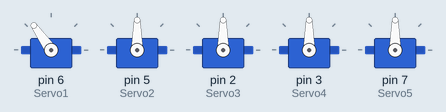
The sketch below on a simulated Arduino Uno, built with avr-gcc and run on an emulated ATmega328P. Parts: 5 × servo.

Above: at 0.05 s.
At 4.05 s:
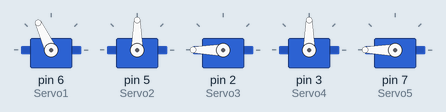
At 7.0 s:
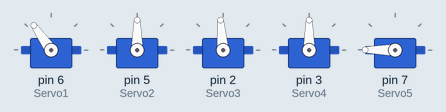
Timing chart, 0 to 9.1 s (numbered marks = the images above):
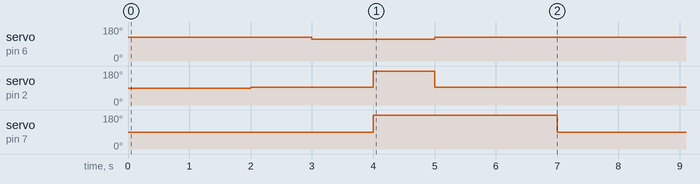

Measured:
- by itself, servo on pin 6 (Servo1): alternates 125° for 5.0 s and 115° for 2.0 s
- by itself, servo on pin 2 (Servo3): repeats every 7.0 s: 180° 1.0 s, 95° 6.0 s
- by itself, servo on pin 7 (Servo5): alternates 180° for 3.0 s and 90° for 4.0 s

The sketch:

automaticroboticarm.ino
```cpp
#include <Servo.h>
// Declare the Servo pin
//int servoPin = 3;
// Create a servo object
Servo Servo1;
Servo Servo2;
Servo Servo3;
Servo Servo4;
Servo Servo5;
void setup() {
  // We need to attach the servo to the used pin number
  Servo1.attach(6);
  Servo2.attach(5);
  Servo3.attach(2);
  Servo4.attach(3);
  Servo5.attach(7);
}
void loop() {
  // Make servo go to 0 degrees
  // Servo1.write(0);
  // delay(1000);
   Servo5.write(90);
  Servo1.write(125);
   delay(1000);
    Servo2.write(90);
   delay(1000);
    Servo3.write(95);
   delay(1000);
    //Servo4.write();
   //delay(1000);
  Servo1.write(115);
   delay(1000);
   Servo3.write(180);
   //Servo3.write(110);
   Servo5.write(180);
   delay(1000);
   Servo1.write(125);
   Servo3.write(95);
   delay(1000);
  Servo4.write(90);
   delay(1000);

 /* Servo2.write(150);
 //  delay(1000);
    Servo3.write(25);
  delay(1000);
    Servo3.write(45);*/
  // delay(1000);
 //Servo2.write(100);
   //delay(1000);
 /* Servo4.write(90);
   delay(1000);*/
// Servo5.write(0);
//   delay(1000);
//   Servo5.write(90);
//   delay(1000);
//   Servo5.write(180);
//   delay(1000);
  // Servo2.write(0);
  // delay(1000);
  //Servo1.write(90);
  //delay(1000);
 /* Servo2.write(180);
  delay(1000);
  Servo3.write(180);
  delay(1000);
  Servo4.write(180);
  delay(1000);*/
  //Servo1.write(0);
  //Servo2.write(180);
  //Servo3.write(180);
  //Servo4.write(180);
  //delay(1000);
    //Servo1.write(90);
    //delay(10000);

  //Servo3.write(90);
  //delay(1000);
  //Servo4.write(90);
  //delay(1000);
  // Make servo go to 90 degrees
 // Servo2.write(0);
  //delay(1000);
  // Make servo go to 180 degrees
  //Servo3.write(0);
  //delay(1000);
  //Servo4.write(0);
  //delay(10);
 //Servo1.write(180);
  //delay(1000);
  // Make servo go to 90 degrees
  //Servo2.write(180);
  //delay(1000);

  //Servo3.write(180);
  //delay(1000);
  //Servo4.write(180);
}
```
